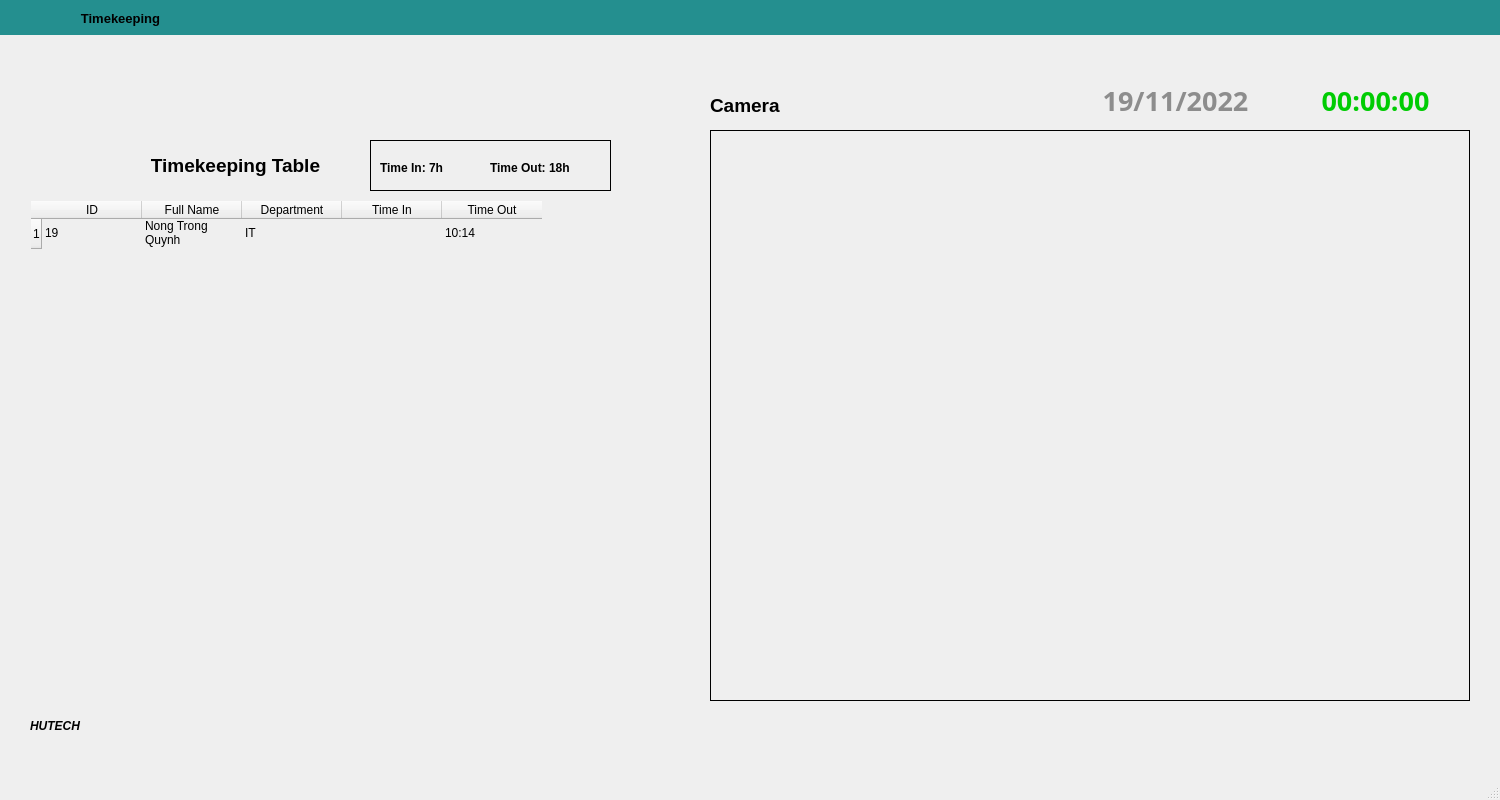
<?xml version="1.0" encoding="UTF-8"?>
<ui version="4.0">
 <class>MainWindow</class>
 <widget class="QMainWindow" name="MainWindow">
  <property name="geometry">
   <rect>
    <x>0</x>
    <y>0</y>
    <width>1500</width>
    <height>800</height>
   </rect>
  </property>
  <property name="windowTitle">
   <string>MainWindow</string>
  </property>
  <widget class="QWidget" name="centralwidget">
   <widget class="QLabel" name="lbl_Capture">
    <property name="geometry">
     <rect>
      <x>710</x>
      <y>130</y>
      <width>760</width>
      <height>571</height>
     </rect>
    </property>
    <property name="styleSheet">
     <string notr="true">#lbl_Capture{
	border: 1px solid black;
	background: transparent;
}</string>
    </property>
    <property name="text">
     <string/>
    </property>
   </widget>
   <widget class="QTableWidget" name="lbl_Timekeeping">
    <property name="geometry">
     <rect>
      <x>30</x>
      <y>200</y>
      <width>650</width>
      <height>501</height>
     </rect>
    </property>
    <property name="styleSheet">
     <string notr="true">#lbl_Timekeeping{background: transparent;}</string>
    </property>
    <row>
     <property name="text">
      <string>1</string>
     </property>
    </row>
    <column>
     <property name="text">
      <string>ID</string>
     </property>
    </column>
    <column>
     <property name="text">
      <string>Full Name</string>
     </property>
    </column>
    <column>
     <property name="text">
      <string>Department</string>
     </property>
    </column>
    <column>
     <property name="text">
      <string>Time In</string>
     </property>
    </column>
    <column>
     <property name="text">
      <string>Time Out</string>
     </property>
    </column>
    <item row="0" column="0">
     <property name="text">
      <string>19</string>
     </property>
    </item>
    <item row="0" column="1">
     <property name="text">
      <string>Nong Trong Quynh</string>
     </property>
    </item>
    <item row="0" column="2">
     <property name="text">
      <string>IT</string>
     </property>
    </item>
    <item row="0" column="4">
     <property name="text">
      <string>10:14</string>
     </property>
    </item>
   </widget>
   <widget class="QLabel" name="label">
    <property name="geometry">
     <rect>
      <x>710</x>
      <y>90</y>
      <width>131</width>
      <height>31</height>
     </rect>
    </property>
    <property name="font">
     <font>
      <family>Segoe UI</family>
      <pointsize>14</pointsize>
      <weight>75</weight>
      <bold>true</bold>
     </font>
    </property>
    <property name="text">
     <string>Camera</string>
    </property>
   </widget>
   <widget class="QLabel" name="lbl_Background">
    <property name="geometry">
     <rect>
      <x>0</x>
      <y>0</y>
      <width>1500</width>
      <height>861</height>
     </rect>
    </property>
    <property name="text">
     <string/>
    </property>
    <property name="scaledContents">
     <bool>true</bool>
    </property>
   </widget>
   <widget class="QLabel" name="lbl_Clock">
    <property name="geometry">
     <rect>
      <x>1280</x>
      <y>80</y>
      <width>191</width>
      <height>41</height>
     </rect>
    </property>
    <property name="font">
     <font>
      <family>Digital-7 Italic</family>
      <pointsize>20</pointsize>
      <weight>75</weight>
      <bold>true</bold>
     </font>
    </property>
    <property name="styleSheet">
     <string notr="true">#lbl_Clock{
	color:#00cc03;
}</string>
    </property>
    <property name="text">
     <string>00:00:00</string>
    </property>
    <property name="alignment">
     <set>Qt::AlignCenter</set>
    </property>
   </widget>
   <widget class="QLabel" name="lbl_Date">
    <property name="geometry">
     <rect>
      <x>1080</x>
      <y>80</y>
      <width>191</width>
      <height>41</height>
     </rect>
    </property>
    <property name="font">
     <font>
      <family>Digital-7 Italic</family>
      <pointsize>20</pointsize>
      <weight>75</weight>
      <bold>true</bold>
     </font>
    </property>
    <property name="styleSheet">
     <string notr="true">#lbl_Date{
	color: rgb(141, 141, 141);
}</string>
    </property>
    <property name="text">
     <string>19/11/2022</string>
    </property>
    <property name="alignment">
     <set>Qt::AlignCenter</set>
    </property>
   </widget>
   <widget class="QLabel" name="logo">
    <property name="geometry">
     <rect>
      <x>30</x>
      <y>120</y>
      <width>81</width>
      <height>71</height>
     </rect>
    </property>
    <property name="text">
     <string/>
    </property>
    <property name="scaledContents">
     <bool>true</bool>
    </property>
   </widget>
   <widget class="QLabel" name="label_2">
    <property name="geometry">
     <rect>
      <x>120</x>
      <y>140</y>
      <width>231</width>
      <height>51</height>
     </rect>
    </property>
    <property name="font">
     <font>
      <family>Segoe UI</family>
      <pointsize>14</pointsize>
      <weight>75</weight>
      <bold>true</bold>
     </font>
    </property>
    <property name="text">
     <string>Timekeeping Table</string>
    </property>
    <property name="alignment">
     <set>Qt::AlignCenter</set>
    </property>
   </widget>
   <widget class="QLabel" name="label_3">
    <property name="geometry">
     <rect>
      <x>60</x>
      <y>3</y>
      <width>121</width>
      <height>30</height>
     </rect>
    </property>
    <property name="font">
     <font>
      <family>Segoe UI</family>
      <pointsize>10</pointsize>
      <weight>75</weight>
      <bold>true</bold>
     </font>
    </property>
    <property name="text">
     <string>Timekeeping</string>
    </property>
    <property name="alignment">
     <set>Qt::AlignCenter</set>
    </property>
   </widget>
   <widget class="QLabel" name="btn_Back">
    <property name="geometry">
     <rect>
      <x>20</x>
      <y>3</y>
      <width>30</width>
      <height>30</height>
     </rect>
    </property>
    <property name="cursor">
     <cursorShape>PointingHandCursor</cursorShape>
    </property>
    <property name="text">
     <string/>
    </property>
    <property name="pixmap">
     <pixmap>../public/img/back.png</pixmap>
    </property>
    <property name="scaledContents">
     <bool>true</bool>
    </property>
   </widget>
   <widget class="QLabel" name="label_Text">
    <property name="geometry">
     <rect>
      <x>30</x>
      <y>710</y>
      <width>81</width>
      <height>31</height>
     </rect>
    </property>
    <property name="font">
     <font>
      <weight>75</weight>
      <italic>true</italic>
      <bold>true</bold>
     </font>
    </property>
    <property name="text">
     <string>HUTECH</string>
    </property>
   </widget>
   <widget class="QLabel" name="lbl_Header">
    <property name="geometry">
     <rect>
      <x>0</x>
      <y>0</y>
      <width>1500</width>
      <height>35</height>
     </rect>
    </property>
    <property name="styleSheet">
     <string notr="true">#lbl_Header{background-color:#248f8f }</string>
    </property>
    <property name="text">
     <string/>
    </property>
   </widget>
   <widget class="QLabel" name="lbl_Close">
    <property name="geometry">
     <rect>
      <x>1460</x>
      <y>3</y>
      <width>30</width>
      <height>30</height>
     </rect>
    </property>
    <property name="cursor">
     <cursorShape>PointingHandCursor</cursorShape>
    </property>
    <property name="text">
     <string/>
    </property>
    <property name="pixmap">
     <pixmap>../public/img/close.png</pixmap>
    </property>
    <property name="scaledContents">
     <bool>true</bool>
    </property>
   </widget>
   <widget class="QLabel" name="lbl_Minimize">
    <property name="geometry">
     <rect>
      <x>1420</x>
      <y>3</y>
      <width>30</width>
      <height>30</height>
     </rect>
    </property>
    <property name="cursor">
     <cursorShape>PointingHandCursor</cursorShape>
    </property>
    <property name="text">
     <string/>
    </property>
    <property name="pixmap">
     <pixmap>../public/img/minimize.png</pixmap>
    </property>
    <property name="scaledContents">
     <bool>true</bool>
    </property>
    <property name="alignment">
     <set>Qt::AlignCenter</set>
    </property>
   </widget>
   <widget class="QLabel" name="label_5">
    <property name="geometry">
     <rect>
      <x>380</x>
      <y>160</y>
      <width>91</width>
      <height>16</height>
     </rect>
    </property>
    <property name="font">
     <font>
      <pointsize>9</pointsize>
      <weight>75</weight>
      <bold>true</bold>
     </font>
    </property>
    <property name="text">
     <string>Time In: 7h</string>
    </property>
   </widget>
   <widget class="QLabel" name="label_6">
    <property name="geometry">
     <rect>
      <x>490</x>
      <y>160</y>
      <width>111</width>
      <height>16</height>
     </rect>
    </property>
    <property name="font">
     <font>
      <pointsize>9</pointsize>
      <weight>75</weight>
      <bold>true</bold>
     </font>
    </property>
    <property name="text">
     <string>Time Out: 18h</string>
    </property>
   </widget>
   <widget class="QLabel" name="label_4">
    <property name="geometry">
     <rect>
      <x>370</x>
      <y>140</y>
      <width>241</width>
      <height>51</height>
     </rect>
    </property>
    <property name="styleSheet">
     <string notr="true">#label_4{
border: 1 solid black;
}</string>
    </property>
    <property name="text">
     <string/>
    </property>
   </widget>
   <zorder>lbl_Background</zorder>
   <zorder>lbl_Capture</zorder>
   <zorder>lbl_Timekeeping</zorder>
   <zorder>lbl_Clock</zorder>
   <zorder>lbl_Date</zorder>
   <zorder>logo</zorder>
   <zorder>label_2</zorder>
   <zorder>label</zorder>
   <zorder>label_Text</zorder>
   <zorder>lbl_Header</zorder>
   <zorder>lbl_Close</zorder>
   <zorder>btn_Back</zorder>
   <zorder>label_3</zorder>
   <zorder>lbl_Minimize</zorder>
   <zorder>label_4</zorder>
   <zorder>label_5</zorder>
   <zorder>label_6</zorder>
  </widget>
  <widget class="QMenuBar" name="menubar">
   <property name="geometry">
    <rect>
     <x>0</x>
     <y>0</y>
     <width>1500</width>
     <height>26</height>
    </rect>
   </property>
  </widget>
  <widget class="QStatusBar" name="statusbar"/>
 </widget>
 <resources/>
 <connections/>
</ui>
